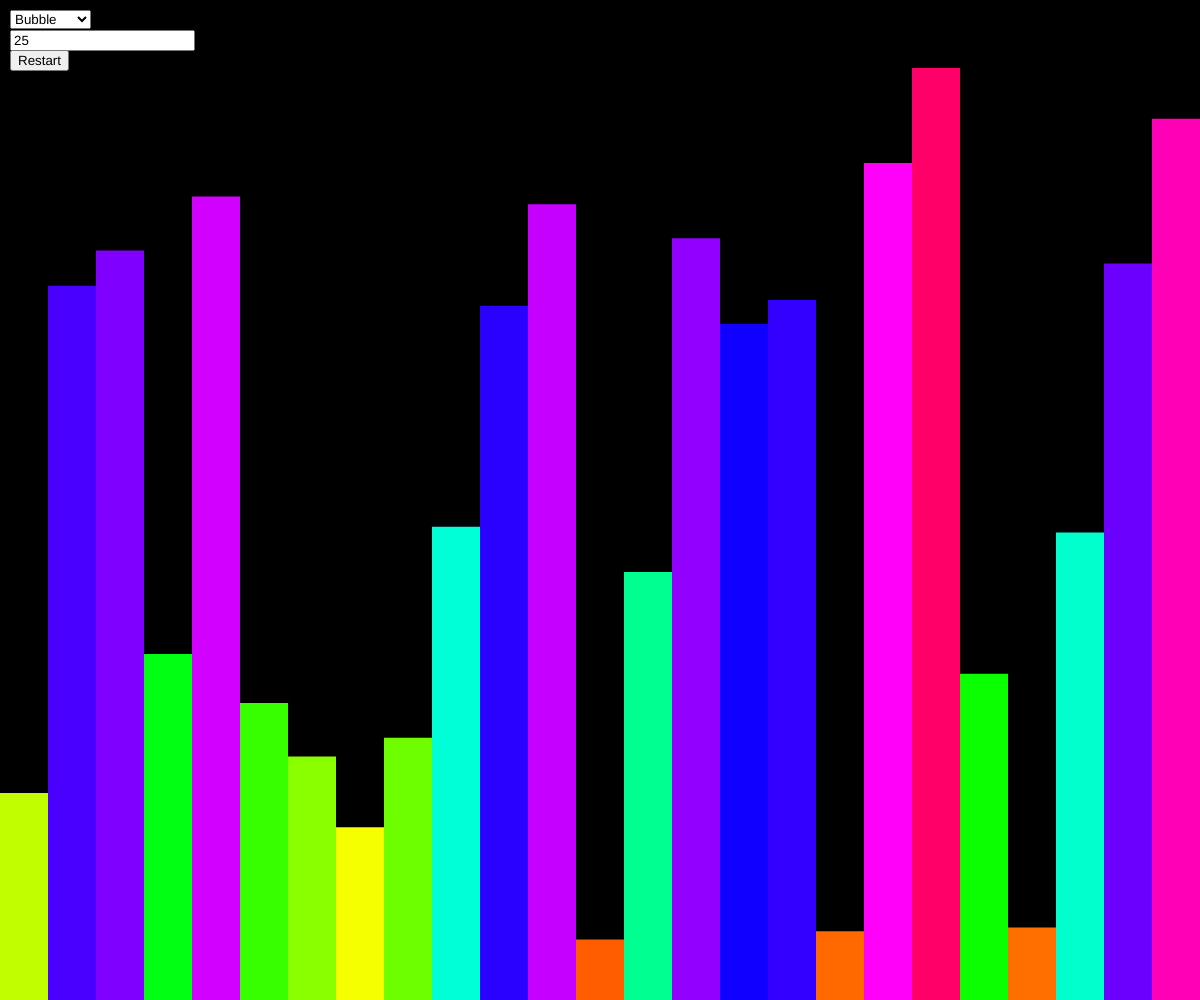
Frame 1 (no input)
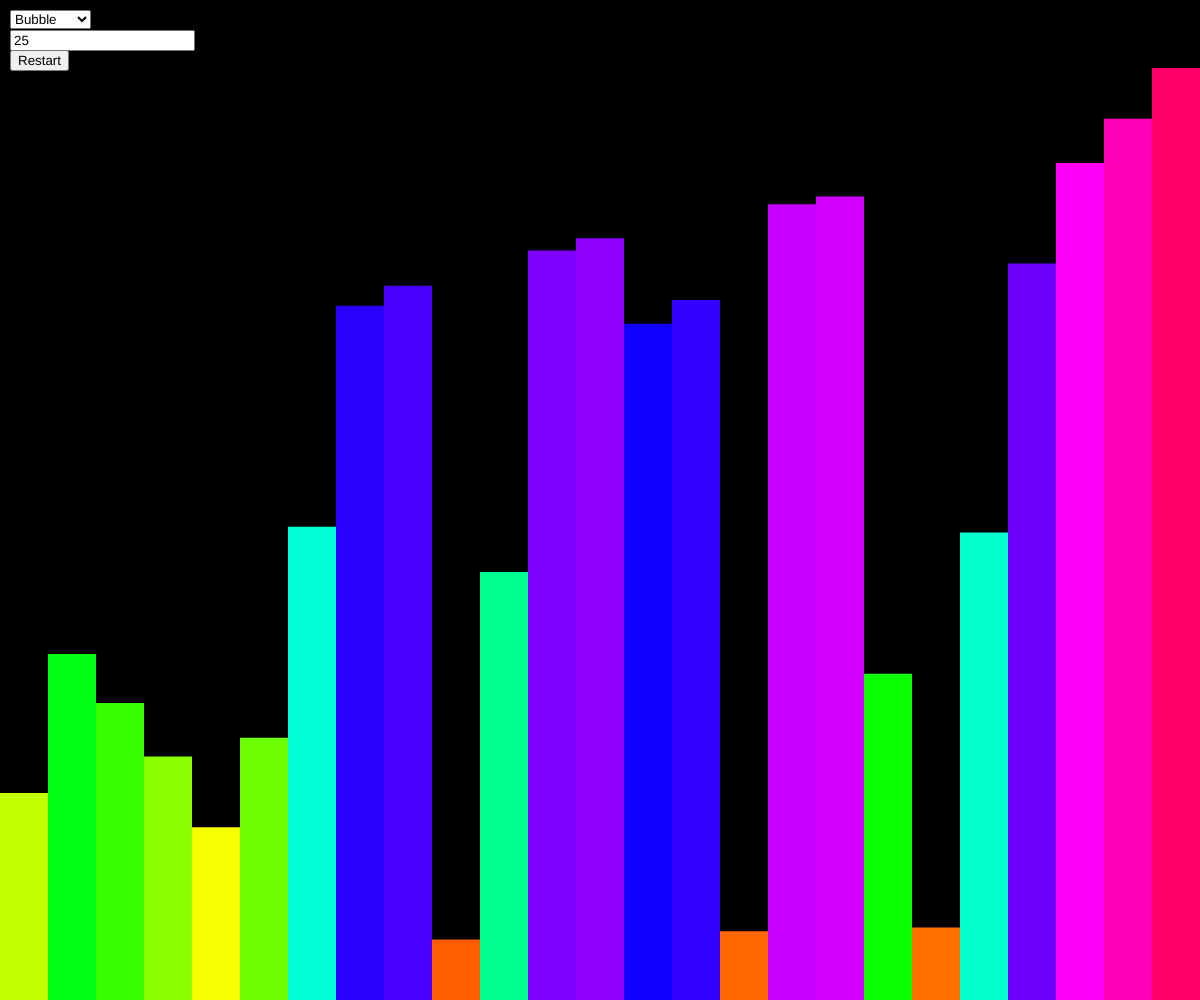
Frame 60 (no input)
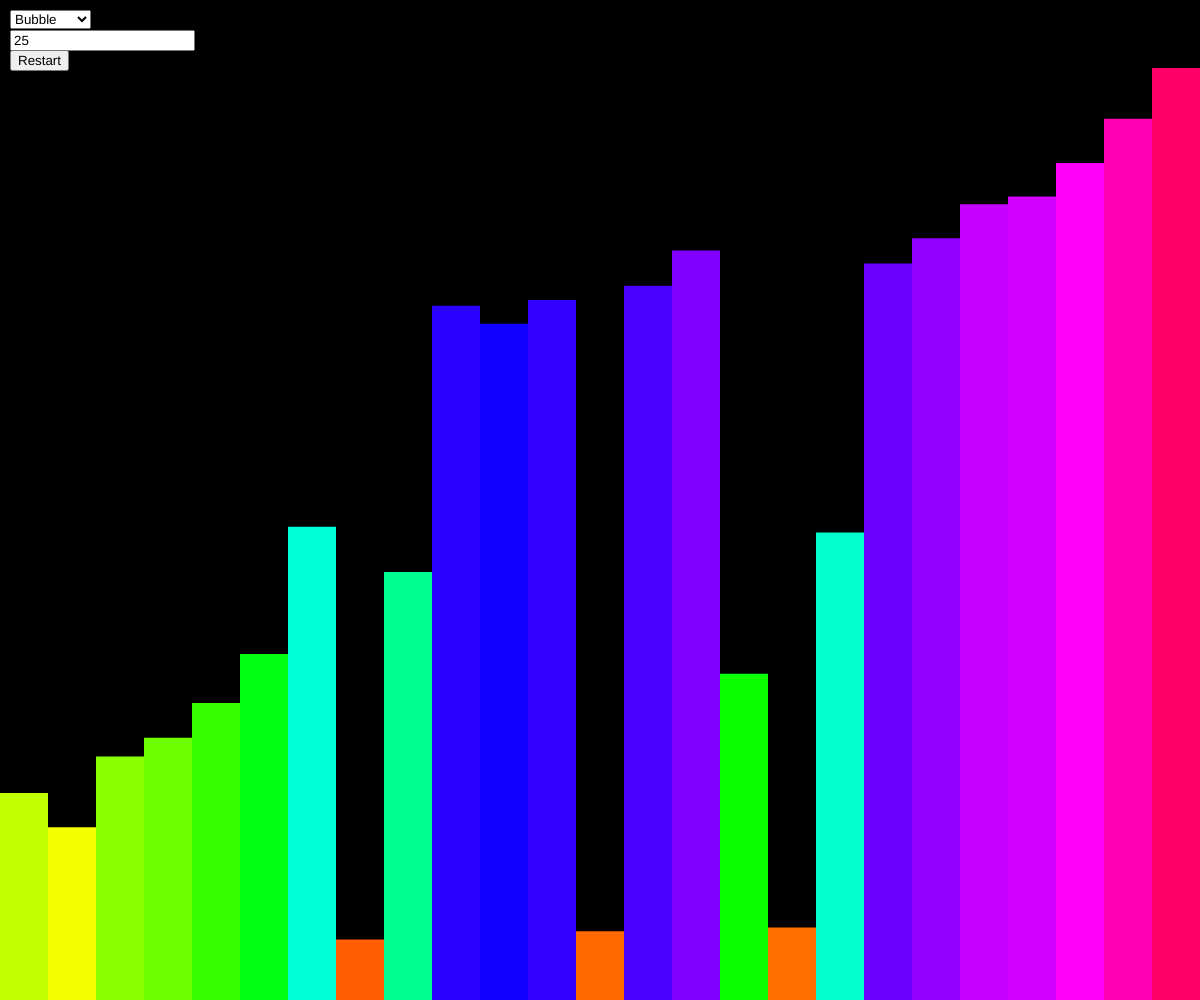
Frame 120 (the mouse pressed at the canvas centre since frame 60)

The p5.js sketch that drew these frames (run headless with seeded random() and noise() and a simulated clock; from frame 60 on, the mouse is pressed at the canvas centre):

// p5.js sketch
// ── sketch.js
// Tom Sealey
// Based on Daniel Shiffman's Coding Challenge
// http://youtube.com/thecodingtrain
// http://codingtra.in

// Coding Challenge #114: Bubble Sort Visualization
// https://youtu.be/67k3I2GxTH8

let values = [];
let loops;
let swaps;
let cycles = 1;
let lines = false;
let numLines = 25;
let selType, inpNum;
let button;

function setup() {
	selType = createSelect();
	selType.position(10, 10);
	selType.option('Bubble');
	selType.option('Selection');
	selType.option('QuickSort');

	inpNum = createInput('25');
	inpNum.position(10, 30);
	inpNum.input(function() {
		numLines = inpNum.value();
		resetArray();
	});

	button = createButton('Restart');
	button.position(10, 50);
	button.mousePressed(resetArray);

	createCanvas(windowWidth, windowHeight);
	colorMode(HSB, height);
	resetArray();
}

function draw() {
	background(0);

	if (loops < values.length) {
		switch (selType.value()) {
			case 'Bubble':
				bubbleSort();
				break;
			case 'Selection':
				selectionSort();
				break;
			default:
				bubbleSort();
				break;
		}
	} else {
		console.log("finished");
		noLoop();
	}

	for (i = 0; i < values.length; i++) {
		let col = color(values[i], height, height);
		let location = map(i, 0, values.length, 0, width);
		stroke(col);
		if (lines) {
			line(location, height, location, height - values[i]);
		} else {
			if (cycles <= 10) noStroke();
			fill(col);
			rect(location, height - values[i], width / numLines, height);
		}
	}
}

swap = function (arr, a, b) {
	let temp = arr[a];
	arr[a] = arr[b];
	arr[b] = temp;
}

bubbleSort = function () {
	if (swaps < values.length - loops - 1) {

		if (numLines >= 50) cycles = 10;
		else if (numLines >= 200) cycles = 50;
		else if (numLines >= 500) cycles = 100;

		for (i = 0; i < cycles; i++) {
			let a = values[swaps];
			let b = values[swaps + 1];
			if (a > b) {
				swap(values, swaps, swaps + 1);
			}
			swaps++;
		}
	} else {
		swaps = 0;
		loops++;
	}
}

selectionSort = function () {
	for (j = 0; j < values.length - loops - 1; j++) {
		let a = values[j];
		let b = values[j + 1];
		if (a > b) {
			swap(values, j, j + 1);
		}
	}
}

resetArray = function() {
	console.log('resetting')
	values = [];
	for (i = 0; i < numLines; i++) {
		values[i] = random(height);
	}
	loops = 0;
	swaps = 0;
	loop();
}
